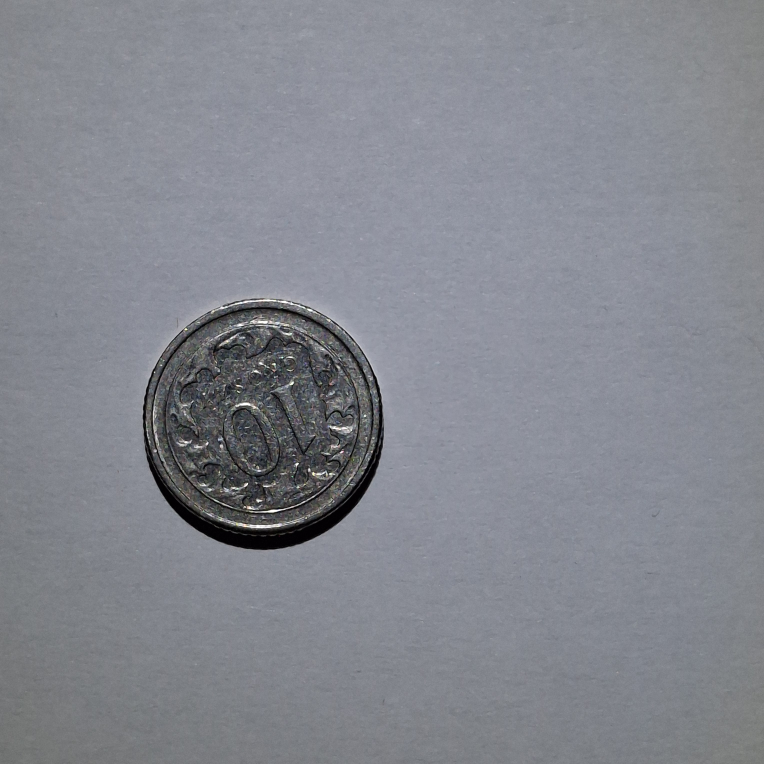
#> input picture dataset/test/10gr/20251208_182058.jpg, 3056 x 3056 px (shown at 1/4 size); its folder holds 3 pictures in this run
$ jupyter execute --allow-errors ai_model_tests.ipynb
#> lines starting #> are read from the running program, lines starting #| are printed output that depends on the picture; after the words box and inside, x2 and y2 are one past the last pixel; in counts of white or black regions, pixels touching at a corner belong together; pictures that were not available may be replaced by others from this repository, and a replacement may not be noted
# Łączenie metod detekcji

[cell 1]
import os
import cv2
import numpy as np
import matplotlib.pyplot as plt
import seaborn as sns
from sklearn.preprocessing import StandardScaler
from sklearn.svm import SVC
from sklearn.ensemble import IsolationForest, RandomForestClassifier
from sklearn.neighbors import KNeighborsClassifier
from sklearn.metrics import classification_report, confusion_matrix, accuracy_score
import warnings
warnings.filterwarnings('ignore')
print("OK!")

[cell 2]
def find_coin(image):
    gray = cv2.cvtColor(image, cv2.COLOR_RGB2GRAY)
    blurred = cv2.GaussianBlur(gray, (5, 5), 0)
    edges = cv2.Canny(blurred, 30, 100)
    kernel = np.ones((5,5), np.uint8)
    edges = cv2.dilate(edges, kernel, iterations=2)
    edges = cv2.morphologyEx(edges, cv2.MORPH_CLOSE, kernel)
    contours, _ = cv2.findContours(edges, cv2.RETR_EXTERNAL, cv2.CHAIN_APPROX_SIMPLE)
    if not contours:
        return None
    best = None
    best_area = 0
    for cnt in contours:
        area = cv2.contourArea(cnt)
        if area < 5000:
            continue
        perimeter = cv2.arcLength(cnt, True)
        if perimeter == 0:
            continue
        circularity = 4 * np.pi * area / (perimeter ** 2)
        if circularity > 0.4 and area > best_area:
            best_area = area
            best = cnt
    if best is None:
        best = max(contours, key=cv2.contourArea)
    (x, y), radius = cv2.minEnclosingCircle(best)
    return (int(x), int(y), int(radius))

def extract_features(image):
    h, w = image.shape[:2]
    coin = find_coin(image)
    if coin is None:
        x, y = w // 2, h // 2
        radius = min(h, w) // 4
    else:
        x, y, radius = coin
    diameter = (radius * 2) / max(h, w)
    mask = np.zeros((h, w), dtype=np.uint8)
    cv2.circle(mask, (x, y), int(radius * 0.7), 255, -1)
    pixels = image[mask > 0]
    if len(pixels) < 100:
        cy, cx = h // 2, w // 2
        r = min(h, w) // 4
        mask = np.zeros((h, w), dtype=np.uint8)
        cv2.circle(mask, (cx, cy), r, 255, -1)
        pixels = image[mask > 0]
    mean_r = np.mean(pixels[:, 0]) / 255
    mean_g = np.mean(pixels[:, 1]) / 255
    mean_b = np.mean(pixels[:, 2]) / 255
    std_r = np.std(pixels[:, 0]) / 255
    std_g = np.std(pixels[:, 1]) / 255
    std_b = np.std(pixels[:, 2]) / 255
    hsv = cv2.cvtColor(image, cv2.COLOR_RGB2HSV)
    hsv_pixels = hsv[mask > 0]
    mean_h = np.mean(hsv_pixels[:, 0]) / 180
    mean_s = np.mean(hsv_pixels[:, 1]) / 255
    mean_v = np.mean(hsv_pixels[:, 2]) / 255
    gold_ratio = mean_r / (mean_b + 0.001)
    brightness = (mean_r + mean_g + mean_b) / 3
    return np.array([diameter, mean_r, mean_g, mean_b, std_r, std_g, std_b,
                     mean_h, mean_s, mean_v, gold_ratio, brightness])

def load_dataset(data_dir):
    X, y = [], []
    for class_name in sorted(os.listdir(data_dir)):
        class_path = os.path.join(data_dir, class_name)
        if not os.path.isdir(class_path):
            continue
        count = 0
        for img_name in os.listdir(class_path):
            if img_name.lower().endswith(('.jpg', '.jpeg', '.png', '.bmp')):
                img_path = os.path.join(class_path, img_name)
                img = cv2.imread(img_path)
                if img is not None:
                    img = cv2.cvtColor(img, cv2.COLOR_BGR2RGB)
                    X.append(extract_features(img))
                    y.append(class_name)
                    count += 1
        print(f"  {class_name}: {count}")
    return np.array(X), y

[cell 3]
DATASET_PATH = "dataset"

print("=== TRAIN ===")
X_train, y_train = load_dataset(os.path.join(DATASET_PATH, "train"))
print(f"Razem: {len(X_train)}")

print("\n=== TEST ===")
X_test, y_test = load_dataset(os.path.join(DATASET_PATH, "test"))
#> call 2 of load_dataset, with data_dir = 'dataset/test'
#> in load_dataset, img is the input picture: shape (3056, 3056, 3); mean B, G, R 142.3, 134.3, 131.6
#> in find_coin, `edges = cv2.Canny(blurred, 30, 100)`:
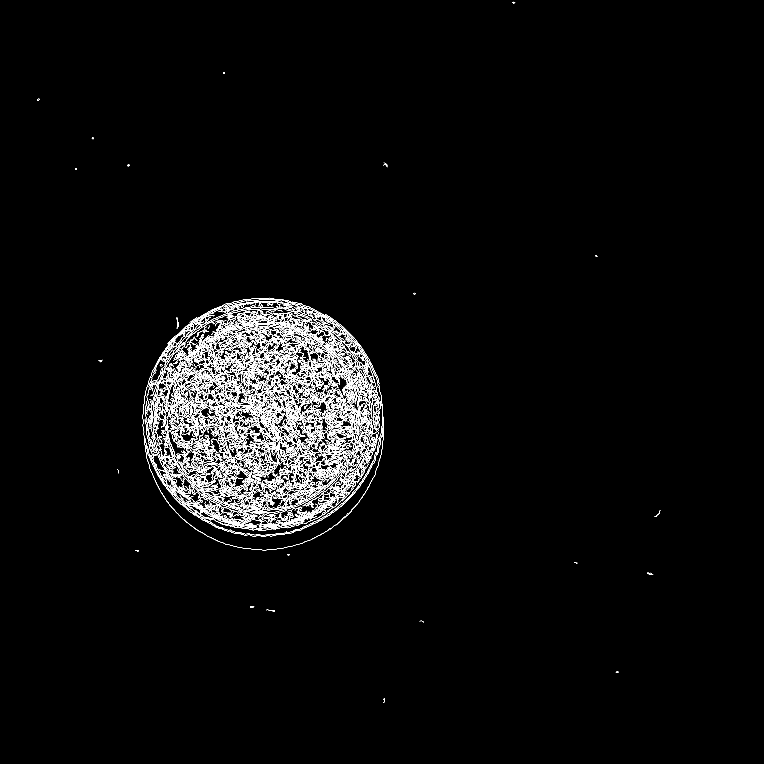
#> edges: shape (3056, 3056) (shown at 1/4 size); 1.5% white in thin lines or dots, all inside (x1, y1, x2, y2) = (149, 7, 2642, 2812)
#> in find_coin, `edges = cv2.dilate(edges, kernel, iterations=2)`:
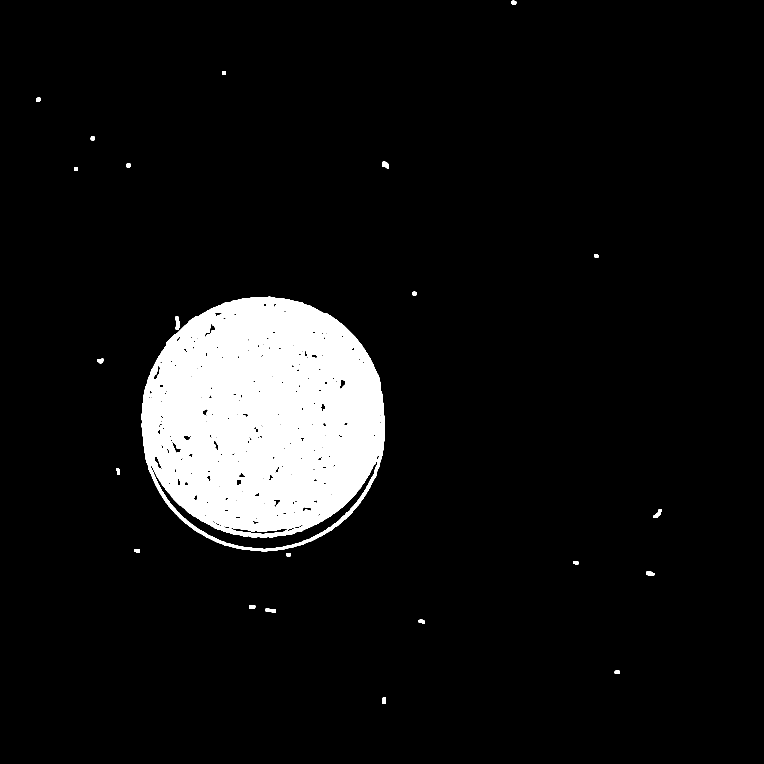
#> edges: shape (3056, 3056) (shown at 1/4 size); 7.8% white; 23 white regions, largest, box (x1, y1, x2, y2) and area: (566, 1187, 1540, 2205) 723132, (701, 1267, 718, 1318) 689, (2613, 2038, 2646, 2072) 528
#> in find_coin, `edges = cv2.morphologyEx(edges, cv2.MORPH_CLOSE, kernel)`: edges: shape (3056, 3056); 7.9% white; 23 white regions
#> in find_coin, `contours, _ = cv2.findContours(edges, cv2.RETR_EXTERNAL, cv2.CHAIN_APP..`: contours = 23 contours; largest, box (x1, y1, x2, y2) and area: (566, 1187, 1540, 2205) 785091, (701, 1267, 718, 1318) 626, (2613, 2038, 2646, 2072) 478, (1530, 647, 1556, 673) 448, (1062, 2435, 1104, 2451) 422
#> the loop in find_coin, `for cnt in contours:` made 23 passes
#> (area, perimeter, circularity, best_area) on pass 14: (785091, 3337.9, 0.885, 785091)
#> area on passes 1 to 6: 270, 225, 252, 422.5, 285.5, 384.5
#> after the loop in find_coin, `for cnt in contours:`: best = contour of 1258 points, box (x1, y1, x2, y2) (566, 1187, 1540, 2205), area 785091; best_area = 785091
#> in find_coin, `(x, y), radius = cv2.minEnclosingCircle(best)`: x = 1053.8; y = 1695.5; radius = 509.6
#> in extract_features, `coin = find_coin(image)`: coin = (1053, 1695, 509)
#> in extract_features, `x, y, radius = coin`: x = 1053; y = 1695; radius = 509
#> in extract_features, `diameter = (radius * 2) / max(h, w)`: diameter = 0.333
#> in extract_features, `cv2.circle(mask, (x, y), int(radius * 0.7), 255, -1)`:
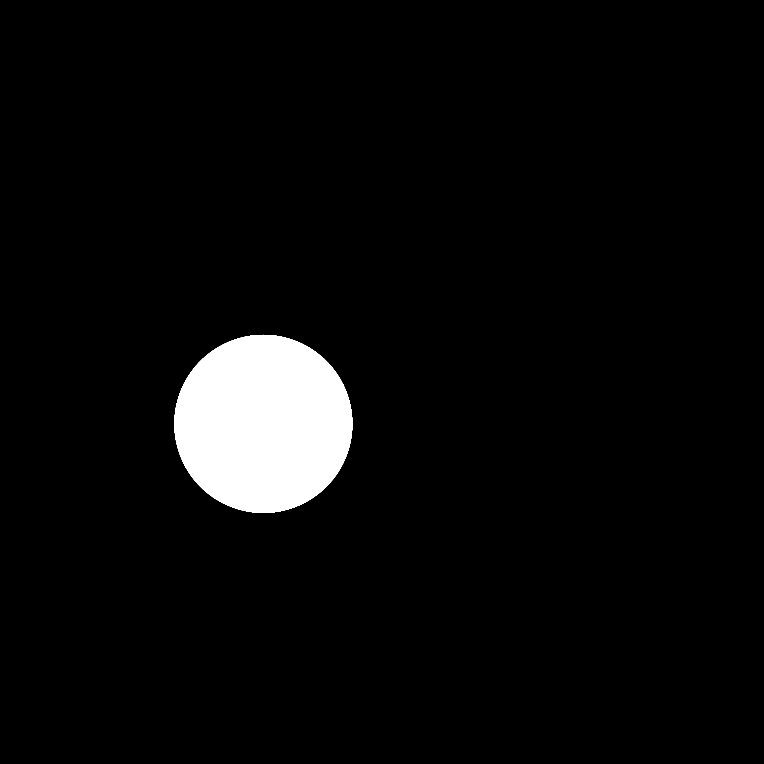
#> mask: shape (3056, 3056) (shown at 1/4 size); 4.3% white; 1 white region, box (x1, y1, x2, y2) and area: (697, 1339, 1410, 2052) 398125
#> in extract_features, `mean_r = np.mean(pixels[:, 0]) / 255`: mean_r = 0.309
#> in extract_features, `mean_g = np.mean(pixels[:, 1]) / 255`: mean_g = 0.313
#> in extract_features, `mean_b = np.mean(pixels[:, 2]) / 255`: mean_b = 0.322
#> in extract_features, `std_r = np.std(pixels[:, 0]) / 255`: std_r = 0.145
#> in extract_features, `std_g = np.std(pixels[:, 1]) / 255`: std_g = 0.144
#> in extract_features, `std_b = np.std(pixels[:, 2]) / 255`: std_b = 0.141
#> in extract_features, `hsv = cv2.cvtColor(image, cv2.COLOR_RGB2HSV)`: hsv: shape (3056, 3056, 3); mean H, S, V 110.5, 21.1, 142.5
#> in extract_features, `mean_h = np.mean(hsv_pixels[:, 0]) / 180`: mean_h = 0.527
#> in extract_features, `mean_s = np.mean(hsv_pixels[:, 1]) / 255`: mean_s = 0.104
#> in extract_features, `mean_v = np.mean(hsv_pixels[:, 2]) / 255`: mean_v = 0.329
#> in extract_features, `gold_ratio = mean_r / (mean_b + 0.001)`: gold_ratio = 0.958
#> in extract_features, `brightness = (mean_r + mean_g + mean_b) / 3`: brightness = 0.315
